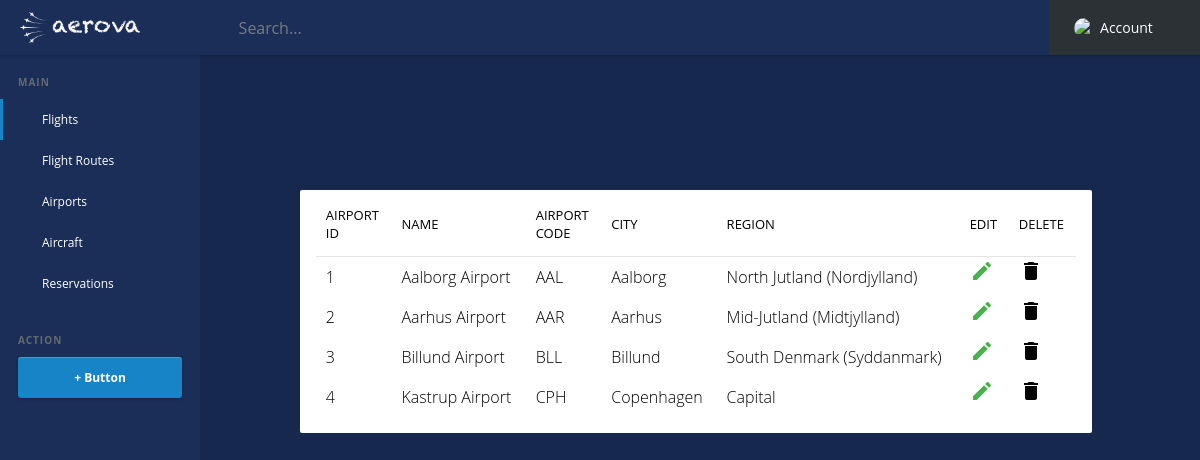
The app's page /views/partials/view-airports.php with its own data.
### tables this page shows
CREATE TABLE `airport` (
  `airport_id` bigint(20) UNSIGNED NOT NULL,
  `name` varchar(50) NOT NULL,
  `airport_code` varchar(20) NOT NULL,
  `city` varchar(50) NOT NULL,
  `region` varchar(50) NOT NULL,
  `image_url` varchar(255) NOT NULL
);

### views/partials/view-airports.php (the view, shortened to what this page needs)
<?php
    require_once '../components/top.php';
?>
    <?php require_once '../components/topbar.php'; ?>
    <?php require_once '../components/sidebar.php'; ?>
    <div id="airportsView">
        <section class="routes">
            <div class="routeView">
                <table>
                    <tr>
                        <th>Airport <br> ID</th>
                        <th>Name</th>
                        <th>Airport <br> Code</th>
                        <th>City</th>
                        <th>Region</th>
                        <th>Edit</th>
                        <th>Delete</th>
                    </tr>
                    <?php
                        require_once '../../database.php';
                        try {
                            $stmt = $db->prepare('select * from airport');
                            $stmt->execute();
                            $aAirports = $stmt->fetchAll();
                            foreach ($aAirports as $airport) {
                                echo    '<tr class="airport">
                                            <td>'.$airport['airport_id'].'</td>
                                            <td>'.$airport['name'].'</td>
                                            <td>'.$airport['airport_code'].'</td>
                                            <td>'.$airport['city'].'</td>
                                            <td>'.$airport['region'].'</td>
                                            <td class="editFlight"><svg xmlns="http://www.w3.org/2000/svg" width="24" height="24" viewBox="0 0 24 24"><path d="M3 17.25V21h3.75L17.81 9.94l-3.75-3.75L3 17.25zM20.71 7.04c.39-.39.39-1.02 0-1.41l-2.34-2.34c-.39-.39-1.02-.39-1.41 0l-1.83 1.83 3.75 3.75 1.83-1.83z"/><path d="M0 0h24v24H0z" fill="none"/></svg></td>
                                            <td class="deleteFlight"><svg xmlns="http://www.w3.org/2000/svg" width="24" height="24" viewBox="0 0 24 24"><path d="M6 19c0 1.1.9 2 2 2h8c1.1 0 2-.9 2-2V7H6v12zM19 4h-3.5l-1-1h-5l-1 1H5v2h14V4z"/><path d="M0 0h24v24H0z" fill="none"/></svg></td>
                                        </tr>';
                            }
                        }catch( PDOException $ex ){
                            echo '{"status": 0, "message": "error"}';
                        }
                    ?>
                </table>
            </div>
        </section>
    </div>
    <?php
        require_once ("../../../components/bottom.php");
    ?>

### css/main.css (style rules this page uses)
* { margin: 0; padding: 0; box-sizing: border-box; }
body { width: 100vw; height: 100vh; overflow: hidden; font-family: 'Roboto', sans-serif; font-size: 16px; color: #5e5e5e; }

### css/admin.css (style rules this page uses)
*, *::after, *::before { box-sizing: border-box; }
html { font-size: 62.5%; }
body { font-size: 1.6rem; font-family: "Open Sans", sans-serif; color: #3e454c; background-color: #16284D; overflow-y: scroll; }
body:after { clear: both; content: ""; display: table; }
table { border-collapse: collapse; width: 96%; margin: 2%; }
table tr th { text-align: left; font-weight: 400; font-size: 13px; text-transform: uppercase; border-bottom: 1px solid rgba(0, 0, 0, 0.1); padding: 0 10px; padding-bottom: 14px; }
table tr td { line-height: 40px; font-weight: 300; padding: 0 10px; }
table tr td.editFlight { cursor: pointer; }
table tr td.editFlight svg { fill: #4caf50; }

### css/partials/airports.css (style rules this page uses)
div#airportsView { margin: 0; }
div#airportsView section.routes { display: flex; background-color: #fff; color: black; border-radius: 2px; position: absolute; left: 58%; transform: translate(-50%, 0); margin-top: 30px; top: 20%; width: 66%; }
div#airportsView section.routes div.routeView { width: 100%; }

### records on screen
airport: airport_id "1", name "Aalborg Airport", airport_code "AAL", city "Aalborg", region "North Jutland (Nordjylland)"
airport: airport_id "2", name "Aarhus Airport", airport_code "AAR", city "Aarhus", region "Mid-Jutland (Midtjylland)"
airport: airport_id "3", name "Billund Airport", airport_code "BLL", city "Billund", region "South Denmark (Syddanmark)"
airport: airport_id "4", name "Kastrup Airport", airport_code "CPH", city "Copenhagen", region "Capital"
